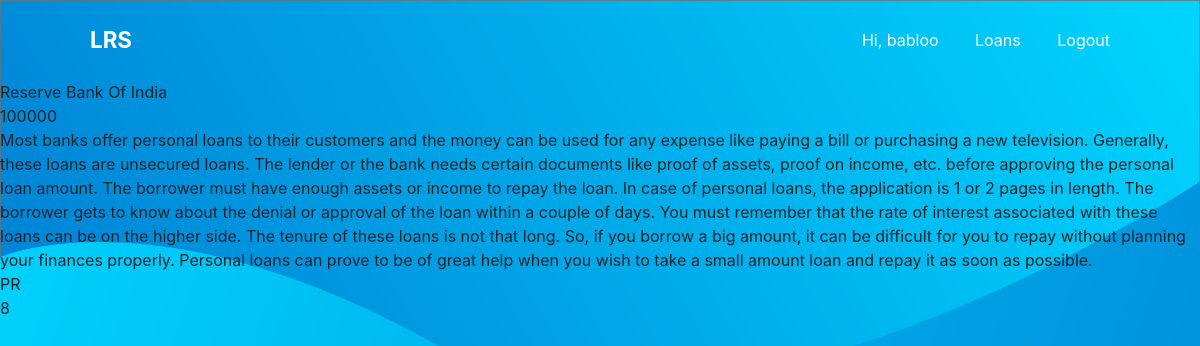
The page /loans/6 (signed in) on the database its author committed.
### account/models.py (models this page shows, shortened)
class Account(AbstractBaseUser):
    email = models.EmailField(verbose_name="email", max_length=60, unique=True)
    username = models.CharField(max_length=30, unique=True)
    date_joined = models.DateTimeField(
        verbose_name='date joined', auto_now_add=True)
    last_login = models.DateTimeField(verbose_name='last login', auto_now=True)
    is_admin = models.BooleanField(default=False)
    is_active = models.BooleanField(default=True)
    is_staff = models.BooleanField(default=False)
    is_superuser = models.BooleanField(default=False)
    USERNAME_FIELD = 'email'
    REQUIRED_FIELDS = ['username', ]
    objects = MyAccountManager()

### app/models.py (models this page shows, shortened)
class Loans(models.Model):
    Loantypes = (
        ("HM", "Home"),
        ("PR", "Personal"),
        ("BS", "Bussiness")
    )
    bank = models.CharField(max_length=200)
    type = models.CharField(max_length=100, null=True, choices=Loantypes)
    amount = models.IntegerField()
    interest = models.IntegerField()
    content = models.TextField(null=True)

### app/views.py (the view)
# urls.py: path('loans/<int:pk>', views.loanDetail, name="loanDetail")
def loanDetail(request, pk):
    try:
        data = Loans.objects.get(id=pk)
        try:
            ele = VisitedLoan.objects.get(
                user=request.user, visitedLoanId=data.id)
        except VisitedLoan.DoesNotExist:
            visit = VisitedLoan(user=request.user, visitedLoanId=data.id)
            visit.save()
    except Loans.DoesNotExist:
        return redirect("/")
    context = {'data': data}
    return render(request, "app/loanDetail.html", context)

### app/templates/app/loanDetail.html (shortened to what this page needs)
{% extends 'base.html' %}
{% block main %}
{{data.bank}}
<br>
{{data.amount}}
<br>
{{data.content}}
<br>
{{data.type}}
<br>
{{data.interest}}
{% endblock main %}

### templates/base.html (shortened to what this page needs)
{% load static %}
<!doctype html>
<html>
<head>
    <link rel="stylesheet" href="{% static 'style/style.css' %}">
    <link rel="stylesheet" href="https://stackpath.bootstrapcdn.com/bootstrap/4.4.1/css/bootstrap.min.css">
</head>
<body>
    <nav>
        <div class="nav-bar">
            <div class="logo">
                <a href="/">LRS</a>
            </div>
            <div class="nav-items">
                {% if user.is_authenticated %}
                    <a href="{% url 'app:profile' %}">Hi, {{user.username}}</a>
                    <a href="{% url 'app:loans' %}">Loans</a>
                    <a href="{% url 'account:logout' %}">Logout</a>
                {% else %}
                <a href="{% url 'account:login' %}" id="login">Login</a>
                <a href="{% url 'account:register' %}" id="block">SignUp</a>
                {% endif %}
            </div>
        </div>
    </nav>
    {% block main %}
    {% endblock main %}
</body>
</html>

### static/style/style.css (style rules this page uses)
* { padding: 0; margin: 0; box-sizing: border-box; }
html { width: 100%; height: 100%; font-family: 'Segoe UI', Tahoma, Geneva, Verdana, sans-serif; background: url("../img/bg2.png") no-repeat; background-size: cover; background-position: top center; background-color: #1c89db; }
body { width: 100%; height: 100%; background: url("../img/bg2.png") no-repeat; background-size: cover; background-position: top center; }
nav { width: 100%; height: 10vh; }
nav .nav-bar { width: 85%; height: 100%; margin: auto; display: flex; align-items: center; justify-content: space-between; animation: animate 0.3s forwards; }
.nav-bar .logo { color: white; font-weight: bold; font-size: 1.4em; }
.logo a { text-decoration: none; color: white; }
.nav-bar .nav-items a { text-decoration: none; color: white; margin-left: 2em; }
.logo a { color: white; text-decoration: none; }

### rows shown on the page
Account: username "babloo"
Loans: bank "Reserve Bank Of India", amount "100000", content "Most banks offer personal loans to their customers and the money can be used for any expense like paying a bill or purchasing a new television. Generally, these loans are unsecured loans. The lender or the bank needs certain documents like proof of assets, proof on income, etc. before approving the personal loan amount. The borrower must have enough assets or income to repay the loan. In case of personal loans, the application is 1 or 2 pages in length. The borrower gets to know about the denial or approval of the loan within a couple of days. You must remember that the rate of interest associated with these loans can be on the higher side. The tenure of these loans is not that long. So, if…", type "PR", interest "8"
